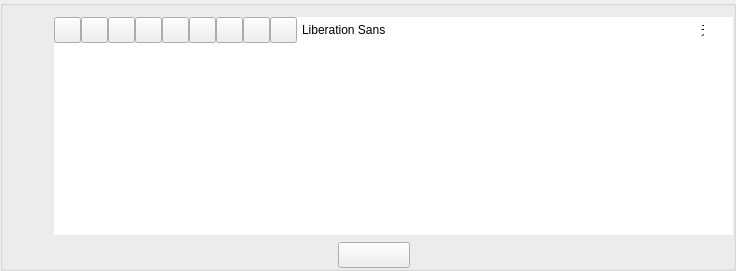
        <widget class="QGroupBox" name="groupBox">
         <property name="styleSheet">
          <string notr="true">QGroupBox#groupBox
{
	border:0px;
}
</string>
         </property>
         <property name="title">
          <string/>
         </property>
         <layout class="QVBoxLayout" name="verticalLayout">
          <property name="spacing">
           <number>0</number>
          </property>
          <property name="rightMargin">
           <number>0</number>
          </property>
          <property name="bottomMargin">
           <number>0</number>
          </property>
          <item>
           <layout class="QHBoxLayout" name="horizontalLayout_4">
            <property name="spacing">
             <number>0</number>
            </property>
            <item>
             <spacer name="horizontalSpacer_14">
              <property name="orientation">
               <enum>Qt::Horizontal</enum>
              </property>
              <property name="sizeType">
               <enum>QSizePolicy::Maximum</enum>
              </property>
              <property name="sizeHint" stdset="0">
               <size>
                <width>40</width>
                <height>20</height>
               </size>
              </property>
             </spacer>
            </item>
            <item>
             <widget class="QPushButton" name="pushButton_backGround">
              <property name="minimumSize">
               <size>
                <width>27</width>
                <height>26</height>
               </size>
              </property>
              <property name="maximumSize">
               <size>
                <width>27</width>
                <height>26</height>
               </size>
              </property>
              <property name="toolTip">
               <string>背景图片</string>
              </property>
              <property name="styleSheet">
               <string notr="true">QPushButton
{	
	border-image: url(:/images/EmailImage/backPic.png);
}

QPushButton:hover
{	
	
	border-image: url(:/images/EmailImage/backPic-hover.png);
}

QPushButton:pressed
{
	
	border-image: url(:/images/EmailImage/backPic-pressed.png);
}</string>
              </property>
              <property name="text">
               <string/>
              </property>
              <property name="checkable">
               <bool>false</bool>
              </property>
             </widget>
            </item>
            <item>
             <widget class="QPushButton" name="pushButton_bold">
              <property name="minimumSize">
               <size>
                <width>27</width>
                <height>26</height>
               </size>
              </property>
              <property name="maximumSize">
               <size>
                <width>27</width>
                <height>26</height>
               </size>
              </property>
              <property name="toolTip">
               <string>粗体</string>
              </property>
              <property name="styleSheet">
               <string notr="true">QPushButton
{
	border-image: url(:/images/EmailImage/bold.png);	
}
QPushButton:checked
{
	
	border-image: url(:/images/EmailImage/bold-checked.png);
}</string>
              </property>
              <property name="text">
               <string/>
              </property>
              <property name="checkable">
               <bool>true</bool>
              </property>
             </widget>
            </item>
            <item>
             <widget class="QPushButton" name="pushButton_italic">
              <property name="minimumSize">
               <size>
                <width>27</width>
                <height>26</height>
               </size>
              </property>
              <property name="maximumSize">
               <size>
                <width>27</width>
                <height>26</height>
               </size>
              </property>
              <property name="toolTip">
               <string>斜体</string>
              </property>
              <property name="styleSheet">
               <string notr="true">
QPushButton
{
	border-image: url(:/images/EmailImage/xt.png);	
}
QPushButton:checked
{
	
	
	border-image: url(:/images/EmailImage/xt-checked.png);
}</string>
              </property>
              <property name="text">
               <string/>
              </property>
              <property name="checkable">
               <bool>true</bool>
              </property>
             </widget>
            </item>
            <item>
             <widget class="QPushButton" name="pushButton_underLine">
              <property name="minimumSize">
               <size>
                <width>27</width>
                <height>26</height>
               </size>
              </property>
              <property name="maximumSize">
               <size>
                <width>27</width>
                <height>26</height>
               </size>
              </property>
              <property name="toolTip">
               <string>下划线</string>
              </property>
              <property name="styleSheet">
               <string notr="true">QPushButton
{
border-image: url(:/images/EmailImage/underline.png);
}
QPushButton:checked
{
border-image: url(:/images/EmailImage/underline-checked.png);
}
</string>
              </property>
              <property name="text">
               <string/>
              </property>
              <property name="checkable">
               <bool>true</bool>
              </property>
             </widget>
            </item>
            <item>
             <widget class="QPushButton" name="pushButton_textLeft">
              <property name="minimumSize">
               <size>
                <width>27</width>
                <height>26</height>
               </size>
              </property>
              <property name="maximumSize">
               <size>
                <width>27</width>
                <height>26</height>
               </size>
              </property>
              <property name="toolTip">
               <string>左对齐</string>
              </property>
              <property name="styleSheet">
               <string notr="true">
QPushButton
{
border-image: url(:/images/EmailImage/textleft.png);
}
QPushButton:checked
{
border-image: url(:/images/EmailImage/textleft-checked.png)
}
</string>
              </property>
              <property name="text">
               <string/>
              </property>
              <property name="checkable">
               <bool>true</bool>
              </property>
             </widget>
            </item>
            <item>
             <widget class="QPushButton" name="pushButton_textCenter">
              <property name="minimumSize">
               <size>
                <width>27</width>
                <height>26</height>
               </size>
              </property>
              <property name="maximumSize">
               <size>
                <width>27</width>
                <height>26</height>
               </size>
              </property>
              <property name="toolTip">
               <string>居中</string>
              </property>
              <property name="styleSheet">
               <string notr="true">

QPushButton
{
border-image: url(:/images/EmailImage/textcenter.png);
}
QPushButton:checked
{
border-image: url(:/images/EmailImage/textcenter-checked.png);
}
</string>
              </property>
              <property name="text">
               <string/>
              </property>
              <property name="checkable">
               <bool>true</bool>
              </property>
             </widget>
            </item>
            <item>
             <widget class="QPushButton" name="pushButton_textRight">
              <property name="minimumSize">
               <size>
                <width>27</width>
                <height>26</height>
               </size>
              </property>
              <property name="maximumSize">
               <size>
                <width>27</width>
                <height>26</height>
               </size>
              </property>
              <property name="toolTip">
               <string>右对齐</string>
              </property>
              <property name="styleSheet">
               <string notr="true">

QPushButton
{
border-image: url(:/images/EmailImage/textright.png);
}
QPushButton:checked
{
border-image: url(:/images/EmailImage/textright-checked.png);
}
</string>
              </property>
              <property name="text">
               <string/>
              </property>
              <property name="checkable">
               <bool>true</bool>
              </property>
             </widget>
            </item>
            <item>
             <widget class="QPushButton" name="pushButton_insertPic">
              <property name="minimumSize">
               <size>
                <width>27</width>
                <height>26</height>
               </size>
              </property>
              <property name="maximumSize">
               <size>
                <width>27</width>
                <height>26</height>
               </size>
              </property>
              <property name="toolTip">
               <string>插入图片</string>
              </property>
              <property name="styleSheet">
               <string notr="true">
QPushButton
{	
	border-image: url(:/images/EmailImage/insertPic.png);
}

QPushButton:hover
{	
	
	border-image: url(:/images/EmailImage/insertPic-hover.png);
}

QPushButton:pressed
{
	
	border-image: url(:/images/EmailImage/insertPic-pressed.png);
}</string>
              </property>
              <property name="text">
               <string/>
              </property>
             </widget>
            </item>
            <item>
             <widget class="QPushButton" name="pushButton_dayTime">
              <property name="minimumSize">
               <size>
                <width>27</width>
                <height>26</height>
               </size>
              </property>
              <property name="maximumSize">
               <size>
                <width>27</width>
                <height>26</height>
               </size>
              </property>
              <property name="toolTip">
               <string>插入日期</string>
              </property>
              <property name="styleSheet">
               <string notr="true">

QPushButton
{	
	border-image: url(:/images/EmailImage/daytime.png);
}

QPushButton:hover
{	
	
	border-image: url(:/images/EmailImage/daytime-hover.png);
}

QPushButton:pressed
{
	
	border-image: url(:/images/EmailImage/daytime-pressed.png);
}</string>
              </property>
              <property name="text">
               <string/>
              </property>
             </widget>
            </item>
            <item>
             <widget class="QFontComboBox" name="fontComboBox">
              <property name="minimumSize">
               <size>
                <width>0</width>
                <height>26</height>
               </size>
              </property>
              <property name="maximumSize">
               <size>
                <width>150</width>
                <height>16777215</height>
               </size>
              </property>
              <property name="toolTip">
               <string>选择字体</string>
              </property>
              <property name="styleSheet">
               <string notr="true">QComboBox
{
	border:0px;
	background-color: rgb(255, 255, 255);
}
QComboBox:hover
{
	border:1px;
	
	background-color: rgb(221, 245, 255);
}

QComboBox:pressed
{
	border:1px;
	
	background-color: rgb(255, 251, 194);
}
QComboBox:drop-down
{
	border-style:none;
}</string>
              </property>
              <property name="editable">
               <bool>false</bool>
              </property>
              <property name="currentText">
               <string>Arial</string>
              </property>
             </widget>
            </item>
            <item>
             <widget class="QComboBox" name="comboBox_fontSize">
              <property name="minimumSize">
               <size>
                <width>129</width>
                <height>26</height>
               </size>
              </property>
              <property name="maximumSize">
               <size>
                <width>150</width>
                <height>26</height>
               </size>
              </property>
              <property name="toolTip">
               <string>字体大小</string>
              </property>
              <property name="styleSheet">
               <string notr="true">QComboBox
{
	border:0px;
	background-color: rgb(255, 255, 255);
}
QComboBox:hover
{
	border:1px;
	
	background-color: rgb(221, 245, 255);
}

QComboBox:pressed
{
	border:1px;
	
	background-color: rgb(255, 251, 194);
}
QComboBox:drop-down
{
	border-style:none;
}</string>
              </property>
              <property name="iconSize">
               <size>
                <width>129</width>
                <height>63</height>
               </size>
              </property>
              <item>
               <property name="text">
                <string/>
               </property>
               <property name="icon">
                <iconset resource="images.qrc">
                 <normaloff>:/images/EmailImage/默认大小14px.png</normaloff>:/images/EmailImage/默认大小14px.png</iconset>
               </property>
              </item>
              <item>
               <property name="text">
                <string/>
               </property>
               <property name="icon">
                <iconset resource="images.qrc">
                 <normaloff>:/images/EmailImage/极小10px.png</normaloff>:/images/EmailImage/极小10px.png</iconset>
               </property>
              </item>
              <item>
               <property name="text">
                <string/>
               </property>
               <property name="icon">
                <iconset resource="images.qrc">
                 <normaloff>:/images/EmailImage/特性12px.png</normaloff>:/images/EmailImage/特性12px.png</iconset>
               </property>
              </item>
              <item>
               <property name="text">
                <string/>
               </property>
               <property name="icon">
                <iconset resource="images.qrc">
                 <normaloff>:/images/EmailImage/小16px.png</normaloff>:/images/EmailImage/小16px.png</iconset>
               </property>
              </item>
              <item>
               <property name="text">
                <string/>
               </property>
               <property name="icon">
                <iconset resource="images.qrc">
                 <normaloff>:/images/EmailImage/中18px.png</normaloff>:/images/EmailImage/中18px.png</iconset>
               </property>
              </item>
              <item>
               <property name="text">
                <string/>
               </property>
               <property name="icon">
                <iconset resource="images.qrc">
                 <normaloff>:/images/EmailImage/大24px.png</normaloff>:/images/EmailImage/大24px.png</iconset>
               </property>
              </item>
              <item>
               <property name="text">
                <string/>
               </property>
               <property name="icon">
                <iconset resource="images.qrc">
                 <normaloff>:/images/EmailImage/特大36px.png</normaloff>:/images/EmailImage/特大36px.png</iconset>
               </property>
              </item>
              <item>
               <property name="text">
                <string/>
               </property>
               <property name="icon">
                <iconset resource="images.qrc">
                 <normaloff>:/images/EmailImage/极大48px.png</normaloff>:/images/EmailImage/极大48px.png</iconset>
               </property>
              </item>
             </widget>
            </item>
            <item>
             <widget class="QComboBox" name="comboBox_fontColor">
              <property name="minimumSize">
               <size>
                <width>0</width>
                <height>26</height>
               </size>
              </property>
              <property name="maximumSize">
               <size>
                <width>90</width>
                <height>16777215</height>
               </size>
              </property>
              <property name="toolTip">
               <string>字体颜色</string>
              </property>
              <property name="styleSheet">
               <string notr="true">QComboBox
{
	border:0px;
	background-color: rgb(255, 255, 255);
}
QComboBox:hover
{
	border:1px;
	
	background-color: rgb(221, 245, 255);
}

QComboBox:pressed
{
	border:1px;
	
	background-color: rgb(255, 251, 194);
}
QComboBox:drop-down
{
	border-style:none;
}</string>
              </property>
             </widget>
            </item>
            <item>
             <widget class="QComboBox" name="comboBox_fontBackColor">
              <property name="minimumSize">
               <size>
                <width>0</width>
                <height>26</height>
               </size>
              </property>
              <property name="maximumSize">
               <size>
                <width>90</width>
                <height>16777215</height>
               </size>
              </property>
              <property name="toolTip">
               <string>字体背景色</string>
              </property>
              <property name="styleSheet">
               <string notr="true">QComboBox
{
	border:0px;
	background-color: rgb(255, 255, 255);
}
QComboBox:hover
{
	border:1px;
	
	background-color: rgb(221, 245, 255);
}

QComboBox:pressed
{
	border:1px;
	
	background-color: rgb(255, 251, 194);
}
QComboBox:drop-down
{
	border-style:none;
}</string>
              </property>
             </widget>
            </item>
            <item>
             <widget class="QComboBox" name="comboBox_orderList">
              <property name="minimumSize">
               <size>
                <width>0</width>
                <height>26</height>
               </size>
              </property>
              <property name="maximumSize">
               <size>
                <width>40</width>
                <height>30</height>
               </size>
              </property>
              <property name="toolTip">
               <string>序列标号样式</string>
              </property>
              <property name="styleSheet">
               <string notr="true">QComboBox
{
	border:0px;
	background-color: rgb(255, 255, 255);
}
QComboBox:hover
{
	border:1px;
	
	background-color: rgb(221, 245, 255);
}

QComboBox:pressed
{
	border:1px;
	
	background-color: rgb(255, 251, 194);
}
QComboBox:drop-down
{
	border-style:none;
}</string>
              </property>
              <item>
               <property name="text">
                <string>无</string>
               </property>
              </item>
              <item>
               <property name="text">
                <string/>
               </property>
               <property name="icon">
                <iconset resource="images.qrc">
                 <normaloff>:/images/EmailImage/disc.png</normaloff>:/images/EmailImage/disc.png</iconset>
               </property>
              </item>
              <item>
               <property name="text">
                <string/>
               </property>
               <property name="icon">
                <iconset resource="images.qrc">
                 <normaloff>:/images/EmailImage/circle.png</normaloff>:/images/EmailImage/circle.png</iconset>
               </property>
              </item>
              <item>
               <property name="text">
                <string/>
               </property>
               <property name="icon">
                <iconset resource="images.qrc">
                 <normaloff>:/images/EmailImage/square.png</normaloff>:/images/EmailImage/square.png</iconset>
               </property>
              </item>
              <item>
               <property name="text">
                <string/>
               </property>
               <property name="icon">
                <iconset resource="images.qrc">
                 <normaloff>:/images/EmailImage/decimal.png</normaloff>:/images/EmailImage/decimal.png</iconset>
               </property>
              </item>
              <item>
               <property name="text">
                <string/>
               </property>
               <property name="icon">
                <iconset resource="images.qrc">
                 <normaloff>:/images/EmailImage/roman.png</normaloff>:/images/EmailImage/roman.png</iconset>
               </property>
              </item>
              <item>
               <property name="text">
                <string/>
               </property>
               <property name="icon">
                <iconset resource="images.qrc">
                 <normaloff>:/images/EmailImage/roman_upper.png</normaloff>:/images/EmailImage/roman_upper.png</iconset>
               </property>
              </item>
              <item>
               <property name="text">
                <string/>
               </property>
               <property name="icon">
                <iconset resource="images.qrc">
                 <normaloff>:/images/EmailImage/alpha.png</normaloff>:/images/EmailImage/alpha.png</iconset>
               </property>
              </item>
              <item>
               <property name="text">
                <string/>
               </property>
               <property name="icon">
                <iconset resource="images.qrc">
                 <normaloff>:/images/EmailImage/alpha_upper.png</normaloff>:/images/EmailImage/alpha_upper.png</iconset>
               </property>
              </item>
             </widget>
            </item>
            <item>
             <widget class="QLabel" name="label_2">
              <property name="styleSheet">
               <string notr="true">background-color: rgb(255, 255, 255);</string>
              </property>
              <property name="text">
               <string/>
              </property>
             </widget>
            </item>
           </layout>
          </item>
          <item>
           <layout class="QHBoxLayout" name="horizontalLayout_5">
            <item>
             <spacer name="horizontalSpacer_15">
              <property name="orientation">
               <enum>Qt::Horizontal</enum>
              </property>
              <property name="sizeType">
               <enum>QSizePolicy::Maximum</enum>
              </property>
              <property name="sizeHint" stdset="0">
               <size>
                <width>40</width>
                <height>20</height>
               </size>
              </property>
             </spacer>
            </item>
            <item>
             <widget class="QTextEdit" name="textEdit">
              <property name="styleSheet">
               <string notr="true">
QTextEdit
{
	border:0px;
	
	border-image: url(:/images/EmailImage/textBackGround/34.png);
}
</string>
              </property>
             </widget>
            </item>
           </layout>
          </item>
          <item>
           <spacer name="verticalSpacer">
            <property name="orientation">
             <enum>Qt::Vertical</enum>
            </property>
            <property name="sizeType">
             <enum>QSizePolicy::Maximum</enum>
            </property>
            <property name="sizeHint" stdset="0">
             <size>
              <width>20</width>
              <height>7</height>
             </size>
            </property>
           </spacer>
          </item>
          <item>
           <layout class="QHBoxLayout" name="horizontalLayout_2">
            <property name="spacing">
             <number>10</number>
            </property>
            <item>
             <spacer name="horizontalSpacer_7">
              <property name="orientation">
               <enum>Qt::Horizontal</enum>
              </property>
              <property name="sizeType">
               <enum>QSizePolicy::Expanding</enum>
              </property>
              <property name="sizeHint" stdset="0">
               <size>
                <width>55</width>
                <height>20</height>
               </size>
              </property>
             </spacer>
            </item>
            <item>
             <widget class="QPushButton" name="pushButton_emailSend">
              <property name="minimumSize">
               <size>
                <width>72</width>
                <height>26</height>
               </size>
              </property>
              <property name="maximumSize">
               <size>
                <width>72</width>
                <height>26</height>
               </size>
              </property>
              <property name="styleSheet">
               <string notr="true">
QPushButton#pushButton_emailSend
{
	border-image: url(:/images/EmailImage/emailSend.png);
}

QPushButton#pushButton_emailSend:hover
{
	border-image: url(:/images/EmailImage/emailSend_hover.png);
}

QPushButton#pushButton_emailSend:pressed
{
	border-image: url(:/images/EmailImage/emailSend_pressed.png);
}</string>
              </property>
              <property name="text">
               <string/>
              </property>
             </widget>
            </item>
            <item>
             <spacer name="horizontalSpacer_4">
              <property name="orientation">
               <enum>Qt::Horizontal</enum>
              </property>
              <property name="sizeHint" stdset="0">
               <size>
                <width>40</width>
                <height>20</height>
               </size>
              </property>
             </spacer>
            </item>
           </layout>
          </item>
         </layout>
        </widget>
